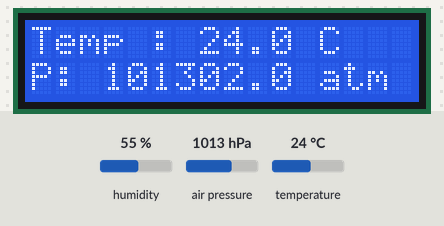
Bench run of a sketch on a simulated ESP32. Shown: 16×2 character LCD. Wiring (inferred from the names in the program): BME280 sensor at I2C address 0x76. The test bench sets the inputs (shaded band); at power-on: air pressure 1013 hPa, temperature 24 °C, humidity 55 %. What the sketch prints to the serial monitor is not drawn.

Above: at 1.8 s.
1.9 s: air pressure set to 952 hPa
At 3.3 s:
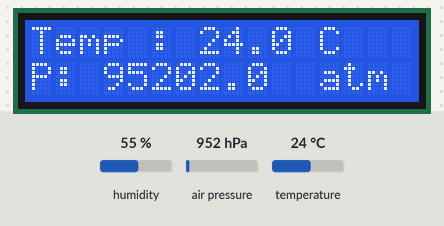
4.0 s: temperature set to 12 °C
At 5.5 s:
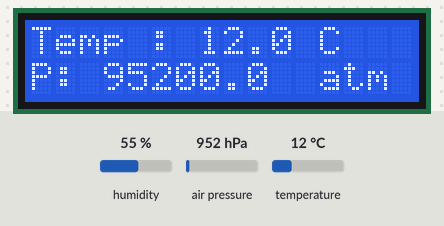
6.7 s: air pressure set to 975 hPa
At 9.0 s:
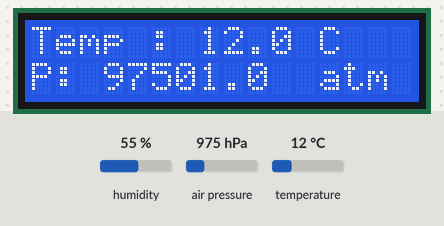
9.3 s: temperature set to 19 °C
At 11.2 s:
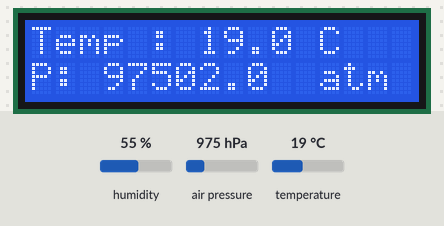
Timing chart, 0 to 12.7 s (numbered marks = the images above; inputs shaded):
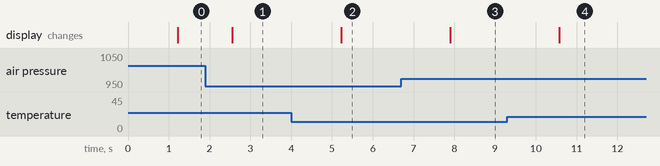

Measured:
- after the input at 1.9 s, the display: changes after 0.65 s (image 1)
- after the input at 4.0 s, the display: changes after 1.2 s (image 2)
- after the input at 6.7 s, the display: changes after 1.2 s (image 3)
- after the input at 9.3 s, the display: changes after 1.3 s (image 4)

The sketch:

Two_I2C_Device.ino
```cpp
#include <Arduino.h>
#include <Wire.h>

#define I2C_SDA 21
#define I2C_SCL 22

#include <BMx280I2C.h>
#include <LiquidCrystal_I2C.h>

#define I2C_ADDRESS 0x76

//create a BMx280I2C object using the I2C interface with I2C Address 0x76
BMx280I2C bmx280(I2C_ADDRESS);
LiquidCrystal_I2C lcd(0x27,16,2);

// declaring the variable
float temperature = 0;
float pressure = 0;


void setup() {
  // put your setup code here, to run once:
  Serial.begin(9600);
  //  Wire.begin();
  Wire.begin(I2C_SDA, I2C_SCL);


  //begin() checks the Interface, reads the sensor ID (to differentiate between BMP280 and BME280)
  //and reads compensation parameters.
  if (!bmx280.begin())
  {
    Serial.println("begin() failed. check your BMx280 Interface and I2C Address.");
    while (1);
  }
  bmx280.resetToDefaults();
  bmx280.writeOversamplingPressure(BMx280MI::OSRS_P_x16);
  bmx280.writeOversamplingTemperature(BMx280MI::OSRS_T_x16);


  lcd.begin();
  lcd.clear();
  lcd.backlight();


}

void loop() {
  float temperature = 0;
  float pressure = 0;
  float humidity = 60; // default humidity
  float co2 = 0;
  float tvoc = 0;

  delay(1000);

  //start a measurement
  if (!bmx280.measure())
  {
    Serial.println("could not start measurement, is a measurement already running?");
    return;
  }

  //wait for the measurement to finish
  do
  {
    delay(100);
  } while (!bmx280.hasValue());


  pressure = bmx280.getPressure();
  temperature = bmx280.getTemperature();
  lcd.clear();
  lcd.setCursor(0,0);
  lcd.print("Temp : ");
  lcd.setCursor(7,0);
  lcd.print(temperature,1);
  lcd.setCursor(11,0);
  lcd.print(" C");
  lcd.setCursor(0,1);
  lcd.print("P: ");
  lcd.setCursor(3,1);
  lcd.print(pressure,1);
  lcd.setCursor(11,1);
  lcd.print(" atm ");


  // just checking in the serial monitor
  Serial.print("Temp\t");
  Serial.print(temperature);
  Serial.print("\t");
  Serial.print("Pressure\t");
  Serial.print(pressure);
  Serial.print("\t");
  Serial.println("");

  delay(200);

}
```
